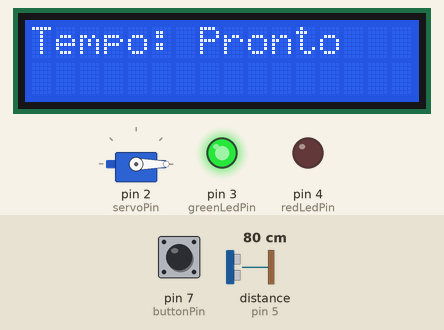
Simulated run of this sketch. Board: Arduino Uno, built with avr-gcc and run on an emulated ATmega328P. On the bench: 16×2 character LCD, servo, output pins drawn as LEDs (lit = HIGH). Wiring (inferred from the names in the program): ultrasonic range finder: trigger pin 6; echo pin 5. Inputs (shaded band) come from the test bench; at power-on: distance to the obstacle (sensor on pin 5) 80 cm, pin 7 (buttonPin) HIGH. The echo pulse lasts 58.3 µs per cm; pins used as bus, display or sensor lines are not drawn.

Above: at 1.2 s.
1.3 s: distance to the obstacle (sensor on pin 5) set to 12 cm
2.8 s: distance to the obstacle (sensor on pin 5) set to 9 cm
At 3.7 s:
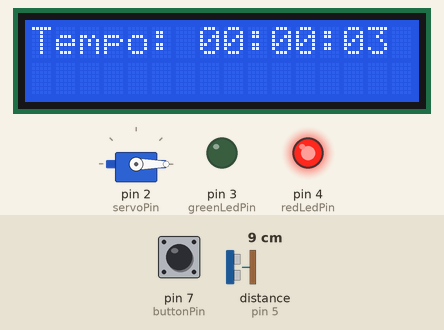
5.8 s: pin 7 (buttonPin) pulled LOW for 3.2 s
10.5 s: distance to the obstacle (sensor on pin 5) set to 18 cm
At 11.3 s:
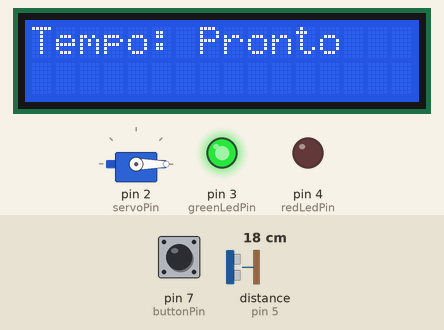
12.5 s: pin 7 (buttonPin) pulled LOW for 0.15 s
At 14.3 s:
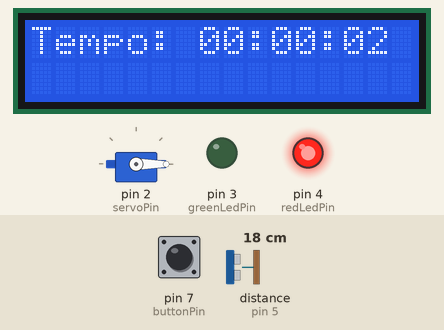
Timing chart, 0 to 15.8 s (numbered marks = the images above; inputs shaded):
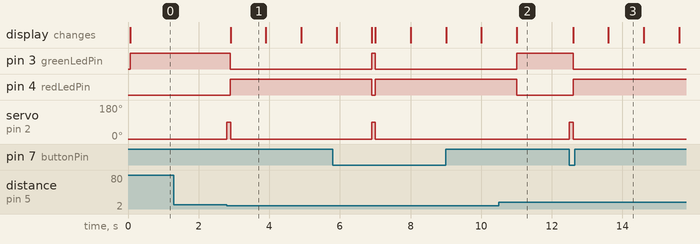

The sketch:

Codice.ino
```cpp
#include <LiquidCrystal.h>  // Libreria per gestire il display LCD
#include <Servo.h>  // Libreria per gestire il servo motore

const int triggerPin = 6;  // Pin del trigger del sensore ad ultrasuoni
const int echoPin = 5;  // Pin dell'echo del sensore ad ultrasuoni
const int buttonPin = 7;  // Pin del bottone
const int redLedPin = 4;  // Pin del LED rosso
const int greenLedPin = 3;  // Pin del LED verde
const int servoPin = 2;  // Pin del servo motore

LiquidCrystal lcd(13, 10, 9, 8, 11, 12);  // Oggetto per gestire il display LCD
Servo myServo;  // Oggetto per gestire il servo motore
unsigned long servoDelay = 4000;  // Tempo di blocco del servo (4 secondi)
unsigned long timer = 0;  // Variabile per il timer
boolean servoEnabled = true;  // Flag per abilitare o disabilitare il movimento del servo

void setup() {
  lcd.begin(16, 2);  // Inizializza il display LCD con 16 colonne e 2 righe
  lcd.print("Tempo:");  // Scrive il testo fisso nella prima riga dello schermo

  pinMode(triggerPin, OUTPUT);  // Imposta il pin del trigger come output
  pinMode(echoPin, INPUT);  // Imposta il pin dell'echo come input
  pinMode(buttonPin, INPUT_PULLUP);  // Imposta il pin del bottone come input con resistenza di pull-up
  pinMode(redLedPin, OUTPUT);  // Imposta il pin del LED rosso come output
  pinMode(greenLedPin, OUTPUT);  // Imposta il pin del LED verde come output

  myServo.attach(servoPin);  // Collega il servo motore al pin specificato
  myServo.write(0);  // Posizione iniziale del servo motore (0 gradi)

  digitalWrite(greenLedPin, HIGH);  // Accendi il LED verde all'avvio
}

void loop() {
  if (digitalRead(buttonPin) == LOW) {
    moveServo();  // Muove il servo se il pulsante è premuto
  }

  digitalWrite(triggerPin, LOW);  // Imposta il trigger a basso
  delayMicroseconds(2);
  digitalWrite(triggerPin, HIGH);  // Imposta il trigger ad alto per 10 microsecondi
  delayMicroseconds(10);
  digitalWrite(triggerPin, LOW);  // Imposta il trigger a basso

  unsigned long duration = pulseIn(echoPin, HIGH);  // Misura la durata del segnale di echo
  float distance = duration * 0.034 / 2;  // Calcola la distanza in base alla durata

  if (distance < 10) {
    moveServo();  // Muove il servo se la distanza è inferiore a 10 cm
  }

  if (millis() - timer >= 10000) {
    moveServo();  // Muove il servo ogni 10 secondi
    timer = millis();
  }

  if (!servoEnabled && millis() - timer >= servoDelay) {
    digitalWrite(greenLedPin, HIGH);  // Accendi il LED verde dopo 4 secondi
    digitalWrite(redLedPin, LOW);  // Spegni il LED rosso
    servoEnabled = true;  // Abilita il movimento del servo
  }

  lcd.setCursor(7, 0);  // Posiziona il cursore nella seconda colonna della prima riga del display LCD
  if (servoEnabled) {
    lcd.print("Pronto   ");  // Scrive "Pronto" sulla seconda riga del display se il servo è abilitato
  } else {
    unsigned long remainingTime = (servoDelay - (millis() - timer)) / 1000;  // Calcola il tempo rimanente in secondi
    unsigned long hours = remainingTime / 3600;  // Calcola le ore
    unsigned long minutes = (remainingTime % 3600) / 60;  // Calcola i minuti
    unsigned long seconds = remainingTime % 60;  // Calcola i secondi

    lcd.print(hours < 10 ? "0" : "");  // Aggiunge lo zero iniziale se le ore sono inferiori a 10
    lcd.print(hours);
    lcd.print(":");
    lcd.print(minutes < 10 ? "0" : "");  // Aggiunge lo zero iniziale se i minuti sono inferiori a 10
    lcd.print(minutes);
    lcd.print(":");
    lcd.print(seconds < 10 ? "0" : "");  // Aggiunge lo zero iniziale se i secondi sono inferiori a 10
    lcd.print(seconds);
  }
}

void moveServo() {
  if (servoEnabled) {
    myServo.write(90);  // Muove il servo a 90 gradi
    delay(100);  // Attende 0.1 secondi
    myServo.write(0);  // Riporta il servo alla posizione iniziale (0 gradi)
    digitalWrite(redLedPin, HIGH);  // Accendi il LED rosso
    digitalWrite(greenLedPin, LOW);  // Spegni il LED verde
    servoEnabled = false;  // Disabilita il movimento del servo per 4 secondi
    timer = millis();  // Avvia il timer
  }
}
```

Measured:
- the behaviour switches between 11 and 10 cm on distance to the obstacle (sensor on pin 5) (found by bisection; images 0 and 1)
- after the input at 1.3 s, every drawn part: stays the same
- after the input at 2.8 s, pin 3 (greenLedPin): HIGH → LOW after 0.10 s; pin 4 (redLedPin): LOW → HIGH after 0.10 s; servo on pin 2 (servoPin): 0° → 90° at once, → 0° 0.10 s later; the display: changes after 0.10 s (image 1)
- after the input at 10.5 s, pin 3 (greenLedPin): goes on until 11.0 s, then stays HIGH; pin 4 (redLedPin): goes on until 11.0 s, then stays LOW; servo on pin 2 (servoPin): stays 0° (without the input it goes to 90° after 0.51 s)
- after the input at 12.5 s, pin 3 (greenLedPin): HIGH → LOW after 0.10 s; pin 4 (redLedPin): LOW → HIGH after 0.10 s; servo on pin 2 (servoPin): 0° → 90° at once, → 0° 0.10 s later; the display: first changes after 0.10 s (image 3 shows a later state)
- what the display in image 1 shows lasts 1.0 s, from 2.9 s to 3.9 s
